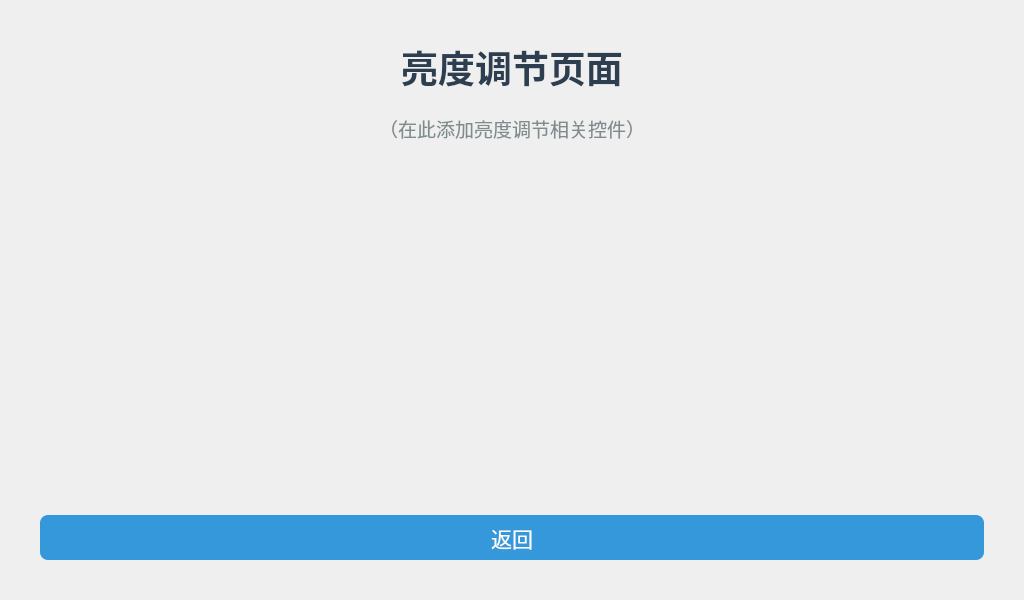
<?xml version="1.0" encoding="UTF-8"?>
<ui version="4.0">
 <class>SunDialog</class>
 <widget class="QDialog" name="SunDialog">
  <property name="geometry">
   <rect>
    <x>0</x>
    <y>0</y>
    <width>1024</width>
    <height>600</height>
   </rect>
  </property>
  <property name="minimumSize">
   <size>
    <width>1024</width>
    <height>600</height>
   </size>
  </property>
  <property name="maximumSize">
   <size>
    <width>1024</width>
    <height>600</height>
   </size>
  </property>
  <property name="windowTitle">
   <string>亮度调节</string>
  </property>
  <layout class="QVBoxLayout" name="verticalLayout">
   <property name="spacing">
    <number>20</number>
   </property>
   <property name="leftMargin">
    <number>40</number>
   </property>
   <property name="topMargin">
    <number>40</number>
   </property>
   <property name="rightMargin">
    <number>40</number>
   </property>
   <property name="bottomMargin">
    <number>40</number>
   </property>
   <item>
    <widget class="QLabel" name="labelTitle">
     <property name="styleSheet">
      <string notr="true">font-size:28pt; font-weight:bold; color:#2c3e50;</string>
     </property>
     <property name="text">
      <string>亮度调节页面</string>
     </property>
     <property name="alignment">
      <set>Qt::AlignCenter</set>
     </property>
    </widget>
   </item>
   <item>
    <widget class="QLabel" name="labelHint">
     <property name="styleSheet">
      <string notr="true">font-size:14pt; color:#7f8c8d;</string>
     </property>
     <property name="text">
      <string>（在此添加亮度调节相关控件）</string>
     </property>
     <property name="alignment">
      <set>Qt::AlignCenter</set>
     </property>
    </widget>
   </item>
   <item>
    <spacer name="verticalSpacer">
     <property name="orientation">
      <enum>Qt::Vertical</enum>
     </property>
     <property name="sizeHint" stdset="0">
      <size>
       <width>20</width>
       <height>40</height>
      </size>
     </property>
    </spacer>
   </item>
   <item>
    <widget class="QPushButton" name="btnBack">
     <property name="minimumSize">
      <size>
       <width>120</width>
       <height>45</height>
      </size>
     </property>
     <property name="styleSheet">
      <string notr="true">QPushButton{background-color:#3498db;color:white;border-radius:8px;font-size:16pt;}QPushButton:pressed{background-color:#2980b9;}</string>
     </property>
     <property name="text">
      <string>返回</string>
     </property>
    </widget>
   </item>
  </layout>
 </widget>
 <resources/>
 <connections/>
</ui>
